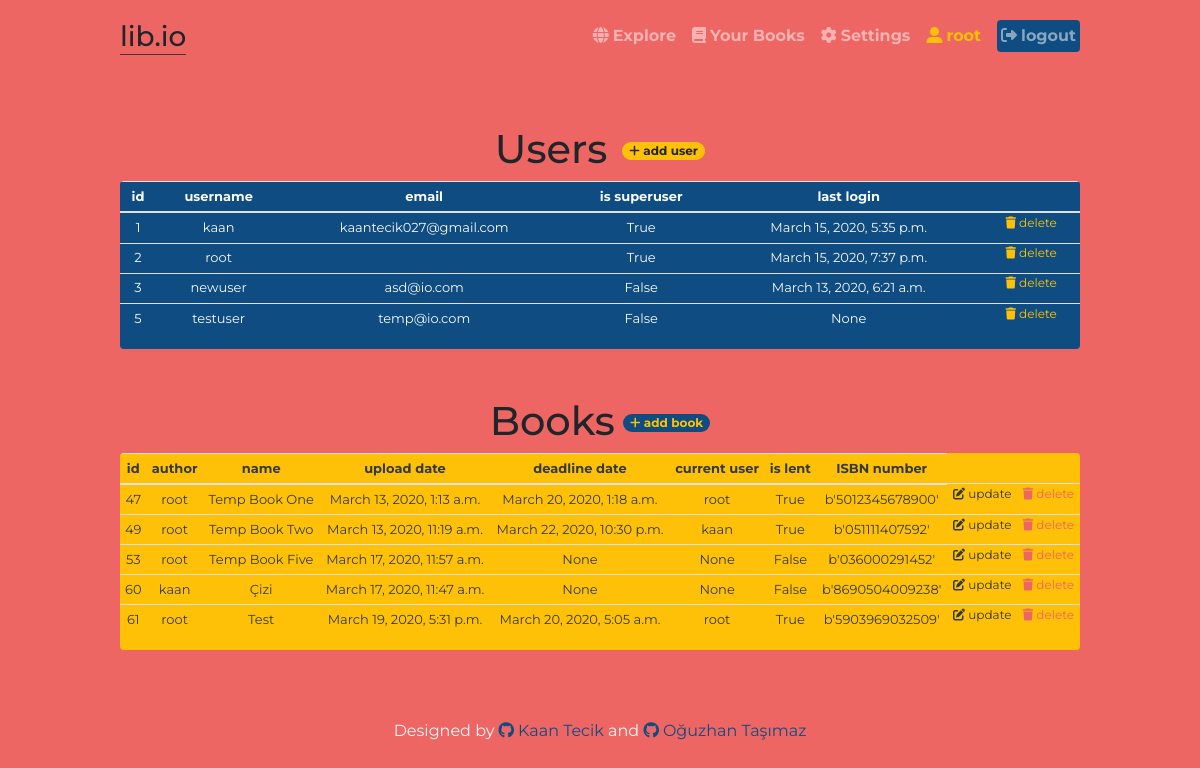
/settings/ (signed in), run on the app's committed database.
### books/models.py (models this page shows, shortened)
class Book(models.Model):
    author = models.ForeignKey("auth.user", on_delete=models.CASCADE)
    name = models.CharField(max_length=50)
    current_user = models.CharField(max_length=50, null=True)
    detail = models.CharField(max_length=500, null=True)
    deadline_date = models.DateTimeField(
        default=datetime.now() + timedelta(days=7, hours=3), null=True)
    is_lent = models.BooleanField(default=False)
    upload_date = models.DateTimeField(
        default=datetime.now() + timedelta(hours=3))
    ISBN_Image = models.FileField(
        verbose_name="ISBN_Image",  null=True)
    ISBN_Data = models.CharField(max_length=50, null=True)

### app/views.py (the view, shortened to what this page needs)
# urls.py: path('settings/', settingspage, name="settings"),
@login_required
def settingspage(request):
    users = User.objects.all()
    books = Book.objects.all()
    addbook_form = UploadForm(request.POST or None, request.FILES or None)
    adduser_form = RegisterForm(request.POST or None, request.FILES or None)
    args = {"users": users, "books": books,
            "addbook_form": addbook_form, "adduser_form": adduser_form}
    return render(request, "profile_settings.html", args)

### templates/profile_settings.html (shortened to what this page needs)
{% extends "layout.html" %}
{% load crispy_forms_tags %}
{% block body %}
<div class="body">
    <h1 style="margin-top: 50px;">Users
        <a href="#" data-toggle="modal" data-target="#addusermodal" style="position: relative; bottom :8px;"
            class="badge small badge-pill badge-warning ml-1"><i class="fas fa-plus"></i> add user</a>
    </h1>
    <div class="table-responsive bg-blue rounded">
        <table class="table table-sm text-light">
            <thead>
                <tr>
                    <th>id</th>
                    <th>username</th>
                    <th>email</th>
                    <th>is superuser</th>
                    <th>last login</th>
                    <th></th>
                </tr>
            </thead>
            <tbody>
                {% for user in users %}
                <tr>
                    <td>{{user.id}}</td>
                    <td>{{user.username}}</td>
                    <td>{{user.email}}</td>
                    <td>{{user.is_superuser}}</td>
                    <td>{{user.last_login}}</td>
                    <td><a href="{% url 'delete_user' user.id %}" class="text-warning small mt-1"><i
                                class="fas fa-trash"></i> delete
                        </a></td>
                </tr>
                {% endfor %}
            </tbody>
        </table>
    </div>
    <h1 class="mt-5">Books<a href="{% url 'upload_book' %}" style="position: relative; bottom :8px;"
            class="badge small badge-pill bg-blue text-warning ml-2"><i class="fas fa-plus"></i> add book</a></h1>
    <div class="table-responsive bg-warning rounded">
        <table class="table table-sm  text-dark ">
            <thead>
                <tr>
                    <th>id</th>
                    <th>author</th>
                    <th>name</th>
                    <th>upload date</th>
                    <th>deadline date</th>
                    <th>current user</th>
                    <th>is lent</th>
                    <th>ISBN number</th>
                </tr>
            </thead>
            <tbody>
                {% for book in books %}
                <tr>
                    <td>{{book.id}}</td>
                    <td>{{book.author}}</td>
                    <td>{{book.name}}</td>
                    <td>{{book.upload_date}}</td>
                    <td>{{book.deadline_date}}</td>
                    <td>{{book.current_user}}</td>
                    <td>{{book.is_lent}}</td>
                    <td>{{book.ISBN_Data}}</td>
                    <td><a href="{% url 'update_book' book.id %}" class="text-dark small mt-1 mr-2"><i
                                class="fas fa-edit"></i> update
                        </a>
                        <a href="{% url 'delete_book' book.id %}" class="text-danger small mt-1"><i
                                class="fas fa-trash"></i>
                            delete
                        </a></td>
                </tr>
                {% endfor %}
            </tbody>
        </table>
    </div>
</div>
{% endblock body %}

### templates/includes/navbar.html (shortened to what this page needs)
<header class="header mb-auto">
    <h3 class="header-brand border-bottom border-dark">lib.io</h3>
    <nav class="nav nav-header justify-content-center">
        <a class="nav-link" href="/books"><i class="fas fa-globe mr-1"></i>Explore</a>
        <a class="nav-link" href="/accounts/profile/"><i class="fas fa-book mr-1"></i>Your Books</a>
        {% if user.is_superuser %}
        <a href="{% url 'settings' %}" class="nav-link"><i class="fas fa-cog mr-1"></i>Settings</a>
        {% endif %}
        {% if user.is_authenticated %}
        <span class="nav-link text-warning"><i class="fas fa-user-alt mr-1"></i>{{user.username}}</span>
        <a href="{% url 'logout' %}" class="nav-link loginbtn p-1 rounded"><i
                class="fas fa-sign-out-alt mr-1"></i>logout</a>
        {% else %}
        <a href="{% url 'login' %} " class="nav-link loginbtn p-1 rounded"> <i
                class="fas fa-sign-in-alt mr-1"></i>Login</a>
        <a href="{% url 'register' %} " class="nav-link registerbtn p-1 rounded"> <i
                class="fas fa-user-plus mr-1"></i>Register</a>
        {% endif %}
    </nav>
</header>

### templates/includes/navbar.html (style rules this page uses)
.header { margin-bottom: 2rem; }
.header-brand { margin-bottom: 0; }
.nav-header .nav-link { padding: .25rem 0; font-weight: 700; color: rgba(255, 255, 255, .5); }
.nav-header .nav-link+.nav-link { margin-left: 1rem; }
.loginbtn { background-color: #0f4c81; }
@media (min-width: 48em) { .header-brand { float: left; } }
@media (min-width: 48em) { .nav-header { float: right; } }

### templates/profile_settings.html (style rules this page uses)
.body a { position: relative; bottom: 5px; }
table { font-size: 13px; }

### templates/layout.html (style rules this page uses)
html, body { min-height: 100vh; background-color: #ed6663; font-family: "Montserrat"; }
body { display: -ms-flexbox; display: flex; }
a, a:focus, a:hover { color: #0f4c81; }
.text-warning { color: #ffa372; }
.text-danger { color: #ed6663 !important; }
.bg-blue { background: #0f4c81; }
.wrapper>* { flex: 1 100%; }
.body { max-width: 80vw; display: flex; align-items: center; flex-direction: column; }
.small { font-size: 12px; }

### data on the page
Book: id "47", author "root", name "Temp Book One", upload_date "March 13, 2020, 1:13 a.m.", deadline_date "March 20, 2020, 1:18 a.m.", current_user "root", is_lent "True", ISBN_Data "b'5012345678900'"
Book: id "49", author "root", name "Temp Book Two", upload_date "March 13, 2020, 11:19 a.m.", deadline_date "March 22, 2020, 10:30 p.m.", current_user "kaan", is_lent "True", ISBN_Data "b'051111407592'"
Book: id "53", author "root", name "Temp Book Five", upload_date "March 17, 2020, 11:57 a.m.", deadline_date "None", current_user "None", is_lent "False", ISBN_Data "b'036000291452'"
Book: id "60", author "kaan", name "Çizi", upload_date "March 17, 2020, 11:47 a.m.", deadline_date "None", current_user "None", is_lent "False", ISBN_Data "b'8690504009238'"
Book: id "61", author "root", name "Test", upload_date "March 19, 2020, 5:31 p.m.", deadline_date "March 20, 2020, 5:05 a.m.", current_user "root", is_lent "True", ISBN_Data "b'5903969032509'"

### other printed values
{{ user.username }} "root"
{{ user.id }} "1"
{{ user.username }} "kaan"
{{ user.email }} "kaantecik027@gmail.com"
{{ user.is_superuser }} "True"
{{ user.last_login }} "March 15, 2020, 5:35 p.m."
{{ user.id }} "2"
{{ user.last_login }} "March 15, 2020, 7:37 p.m."
{{ user.id }} "3"
{{ user.username }} "newuser"
{{ user.email }} "asd@io.com"
{{ user.is_superuser }} "False"
{{ user.last_login }} "March 13, 2020, 6:21 a.m."
{{ user.id }} "5"
{{ user.username }} "testuser"
